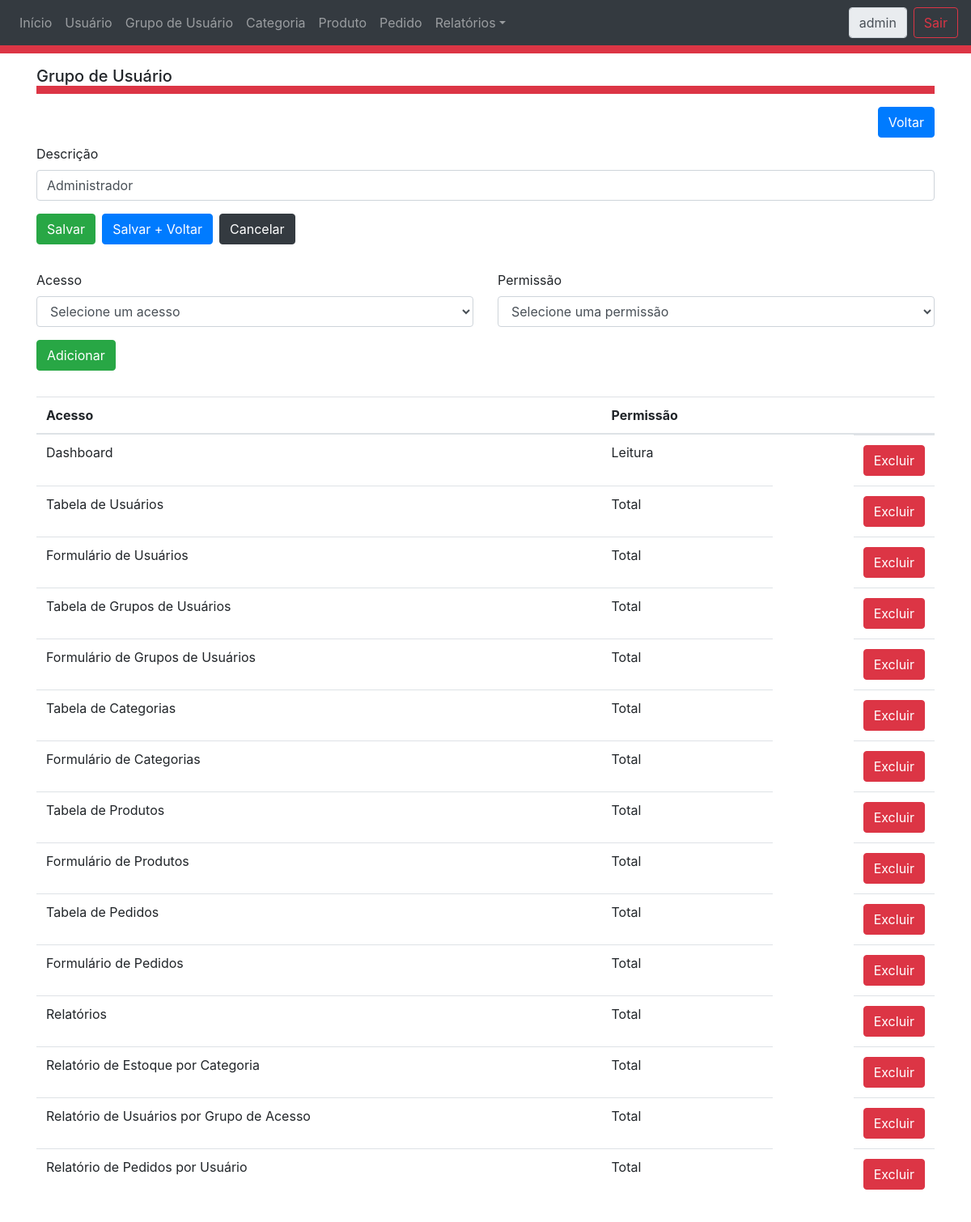
The page /GrupoFormulario.php?operacao=editar&idGrupo=1 (signed in) on the database its author committed.
### tables this page shows
CREATE TABLE IF NOT EXISTS `tbGrupo` (
`idGrupo` int(11) NOT NULL,
  `descricao` varchar(255) NOT NULL
);

CREATE TABLE IF NOT EXISTS `tbGrupoAcesso` (
`idGrupoAcesso` int(11) NOT NULL,
  `idGrupo` int(11) NOT NULL,
  `idAcesso` int(11) NOT NULL,
  `permissao` int(1) NOT NULL
);

CREATE TABLE IF NOT EXISTS `tbAcesso` (
`idAcesso` int(11) NOT NULL,
  `descricao` varchar(255) NOT NULL,
  `menu` varchar(255) NOT NULL,
  `arquivo` varchar(255) NOT NULL,
  `tipo` varchar(255) NOT NULL,
  `idAcessoPai` int(11) DEFAULT NULL
);

### class/AcessoDAO.php (called while the page is built, shortened)
<?php
	require_once 'Acesso.php';
	class AcessoDAO extends CrudDAO
	{
		public function buscarPorId($codigo){
			$acesso = new Acesso();
			try{
				$pdo = parent::conectar();
				$sql = "SELECT * FROM tbAcesso WHERE idAcesso = :idAcesso";
				$run = $pdo->prepare($sql);
	  			$run->bindValue(':idAcesso', $codigo, PDO::PARAM_INT);
				$run->execute();
				$resultado = $run->fetch();
				$acesso->setIdAcesso($resultado['idAcesso']);
				$acesso->setDescricao($resultado['descricao']);
				$acesso->setMenu($resultado['menu']);
				$acesso->setArquivo($resultado['arquivo']);
				$acesso->setTipo($resultado['tipo']);
				$acesso->setIdAcessoPai($resultado['idAcessoPai']);
			}catch(Exception $ex){
				echo $ex->getFile().' : '.$ex->getLine().' : '.$ex->getMessage();
			}finally {
				parent::desconectar();
			}
			return $acesso;
		}
		public function listarPorAcessoPai($codigo){
			$objetos = array();
			try{
				$pdo = parent::conectar();
				$sql = "SELECT * FROM tbAcesso WHERE  idAcessoPai = :codigo";
				$run = $pdo->prepare($sql);
				$run->bindValue(':codigo', $codigo);
				$run->execute();
				$resultado = $run->fetchAll();
				foreach ($resultado as $objeto){
					$acesso = new Acesso();
					$acesso->setIdAcesso($objeto['idAcesso']);
					$acesso->setDescricao($objeto['descricao']);
					$acesso->setMenu($objeto['menu']);
					$acesso->setArquivo($objeto['arquivo']);
					$acesso->setTipo($objeto['tipo']);
					$acesso->setIdAcessoPai($objeto['idAcessoPai']);
					array_push($objetos, $acesso);
				}
			}catch(Exception $ex){
				echo $ex->getFile().' : '.$ex->getLine().' : '.$ex->getMessage();
			}finally {
				parent::desconectar();
			}
			return $objetos;
		}
	}
?>

### class/GrupoDAO.php (called while the page is built, shortened)
<?php
require_once 'Grupo.php';
class GrupoDAO extends CrudDAO {
    public function buscarPorId($codigo) {
        $grupo = new Grupo();
        try {
            $pdo = parent::conectar();
            $sql = "SELECT * FROM tbGrupo WHERE idGrupo = :idGrupo";
            $run = $pdo->prepare($sql);
            $run->bindValue(':idGrupo', $codigo, PDO::PARAM_INT);
            $run->execute();
            $registro = $run->fetch();
            $grupo->setIdGrupo($registro['idGrupo']);
            $grupo->setDescricao($registro['descricao']);
        } catch (Exception $ex) {
            echo $ex->getFile() . ' : ' . $ex->getLine() . ' : ' . $ex->getMessage();
        } finally {
            parent::desconectar();
        }
        return $grupo;
    }
}
?>

### class/Grupo.php (called while the page is built, shortened)
<?php
	class Grupo
	{
		private  $idGrupo;
		private  $descricao;
        function getIdGrupo() {
            return $this->idGrupo;
        }
        function getDescricao() {
            return $this->descricao;
        }
        function setIdGrupo($idGrupo) {
            $this->idGrupo = intval($idGrupo);
        }
        function setDescricao($descricao) {
            $this->descricao = $descricao;
        }
	}
?>

### ControleAcesso.php (called while the page is built, shortened)
<?php
	require_once 'class/GrupoAcesso.php';
	$grupoAcessoUsuarioAtual = unserialize($_SESSION["GRUPOACESSO_USUARIO_ATUAL"]);
	$arquivoAtual = basename($_SERVER['PHP_SELF']);
	foreach ($grupoAcessoUsuarioAtual as $grupoAcesso){
		if($grupoAcesso->getAcesso()->getArquivo() == $arquivoAtual ){
			$permissao = $grupoAcesso->getPermissao();
		}
  	}
?>

### class/GrupoAcesso.php (called while the page is built, shortened)
<?php
    require_once 'Grupo.php';
    require_once 'Acesso.php';
	class GrupoAcesso
	{
		private  $idGrupoAcesso;
		private  $grupo;
        private  $acesso;
        private  $permissao;
        function __construct() {
            $grupo = new Grupo();
            $acesso = new Acesso();
        }
        function getIdGrupoAcesso() {
            return $this->idGrupoAcesso;
        }
        function setIdGrupoAcesso($idGrupoAcesso) {
            $this->idGrupoAcesso = intval($idGrupoAcesso);
        }
        function getGrupo() {
            return $this->grupo;
        }
        function setGrupo($objeto) {
            $this->grupo = $objeto;
        }
        function getAcesso() {
            return $this->acesso;
        }
        function setAcesso($objeto) {
            $this->acesso = $objeto;
        }
        function getPermissao() {
            return $this->permissao;
        }
        function getDescricaoPermissao() {
            $permissao = "";
            switch ($this->permissao) {
                case 1:
                    $permissao = "Leitura";
                    break;
                case 2:
                    $permissao = "Total";
                    break;
            }
            return $permissao;
        }
        function setPermissao($permissao) {
            $this->permissao = intval($permissao);
        }
	}
?>

### class/GrupoAcessoDAO.php (called while the page is built, shortened)
<?php
	require_once 'GrupoDAO.php';
	require_once 'AcessoDAO.php';
	require_once 'GrupoAcesso.php';
	class GrupoAcessoDAO extends CrudDAO
	{
		public function listarPorGrupo($idGrupo){
			$objetos = array();
			try{
				$pdo = parent::conectar();
				$sql = "SELECT * FROM tbGrupoAcesso WHERE idGrupo = :idGrupo ORDER BY idacesso";
				$run = $pdo->prepare($sql);
	  			$run->bindParam(':idGrupo', $idGrupo);
				$run->execute();
				$resultado = $run->fetchAll();
				$grupoDAO = new GrupoDAO();
				$acessoDAO = new AcessoDAO();
				foreach ($resultado as $registro){
					$grupoAcesso = new GrupoAcesso();
					$grupoAcesso->setIdGrupoAcesso($registro['idGrupoAcesso']);
					$grupo = $grupoDAO->buscarPorId($registro['idGrupo']);
					$grupoAcesso->setGrupo($grupo);
					$acesso = $acessoDAO->buscarPorId($registro['idAcesso']);
					$grupoAcesso->setAcesso($acesso);
					$grupoAcesso->setPermissao($registro['permissao']);
					array_push($objetos, $grupoAcesso);
				}
			}catch(Exception $ex){
				echo $ex->getFile().' : '.$ex->getLine().' : '.$ex->getMessage();
			}finally {
				parent::desconectar();
			}
			return $objetos;
		}
	}
?>

### class/Acesso.php (called while the page is built, shortened)
<?php
class Acesso
    {
        private  $descricao;
        function getDescricao() {
            return $this->descricao;
        }
        function setDescricao($descricao) {
            $this->descricao = $descricao;
        }
    }
?>

### GrupoFormulario.php (the view, shortened to what this page needs)
<?php
	require_once 'ControleAcesso.php';
	require_once 'class/GrupoDAO.php';
	require_once 'class/AcessoDAO.php';
	require_once 'class/GrupoAcessoDAO.php';
	$venda = new Grupo();
	$operacao = "visualizar";
	if(isset($_GET["operacao"])){
		$operacao = $_GET["operacao"];
	}
	if(isset($_GET["idGrupo"])){
		$idGrupo = $_GET["idGrupo"];
		$vendaDAO = new GrupoDAO();
		$venda = $vendaDAO->buscarPorId($idGrupo);
	}
?>
<html>
    <head>
		<link type="text/css" rel="stylesheet" href="css/bootstrap.css"/>
		<link type="text/css" rel="stylesheet" href="css/grupo.css"/>
    </head>
    <body>
		<div class="cabecalho">
			<?php
				include_once("Cabecalho.php");
			?>
		</div>
		<div class="container">
			<h5 class="cabecalho"> <?php echo $menu; ?> </h5>
			<div class="mb-2 clearfix">
				<p><a class="btn btn-primary float-right" href="GrupoTabela.php">Voltar</a></p>
			</div>
			<form id="formGrupo" action="GrupoControlador.php?operacao=salvar" method="post">
				<fieldset <?php if($operacao=="visualizar"){echo 'disabled';}?> >
					<div class="row form-group">
						<div class="col-md-12">
							<label for="descricao">Descrição</label>
							<input class="form-control campo" name="descricao" id="descricao" type="text" value="<?php echo $venda->getDescricao() ?>" >
						</div>
					</div>
					<?php
						if($operacao=="visualizar"){
							echo "<div class='row form-group ocultar'>";
						}else{
							echo "<div class='row form-group'>";
						}
					?>
						<div class="col-md-11">
						<?php
							if($permissao == 2){
								echo "<button class='btn btn-success' type='submit' name='salvar' id='salvar' value='salvar'>Salvar</button>";
								echo "<button class='btn btn-primary mx-2' type='submit' name='salvarVoltar' id='salvarVoltar' value='salvarVoltar'>Salvar + Voltar</button>";
								echo "<button class='btn btn-dark' type='reset' id='cancelar'>Cancelar</button>";
							}
						?>
						</div>
					</div>
				</fieldset>
			</form >
				<form id="formGrupoAcesso" action="GrupoAcessoControlador.php?operacao=salvar" method="post">
					<fieldset <?php if($operacao=="visualizar"){echo 'disabled';} ?> >
						<div class="row form-group">
							<div class="col-md-6">
								<label for="idAcesso">Acesso</label>
								<select id="idAcesso" name="idAcesso" class="form-control" required>
									<?php
										echo "<option value='' disabled selected>Selecione um acesso</option>";
									?>
								</select>
							</div>
							<div class="col-md-6">
								<label for="permissao">Permissão</label>
								<select id="permissao" name="permissao" class="form-control" required>		<option value='' disabled selected>Selecione uma permissão</option>
								</select>
							</div>
						</div>
						<?php
							if($operacao=="visualizar"){
								echo "<div class='row form-group ocultar'>";
							}else{
								echo "<div class='row form-group'>";
							}
						?>
							<div class="col-md-12">
								<button class="btn btn-success" type="submit" id="adicionar">Adicionar</button>
							</div>
						</div>
					</fieldset>
				</form >
				<div class="row form-group">
					<div class="col-md-12">
						<table class="table">
							<thead>
								<tr>
									<th>Acesso</th>
									<th>Permissão</th>
									<th></th>
								</tr>
							</thead>
							<tbody>
								<?php
									if($venda->getIdGrupo()!=0){
										$grupoAcessoDAO = new GrupoAcessoDAO();
										$lista = $grupoAcessoDAO->listarPorGrupo($venda->getIdGrupo());
										foreach($lista as $grupoAcesso){
											echo"<tr>";
											echo"<td>{$grupoAcesso->getAcesso()->getDescricao()}</td>";
											echo"<td>{$grupoAcesso->getDescricaoPermissao()} </td>";
											if($operacao=="visualizar"){
												echo"<td></td>";
											}else{
												echo"<td class='float-right'> <a class='btn btn-danger' href='GrupoAcessoControlador.php?operacao=excluir&idGrupoAcesso={$grupoAcesso->getIdGrupoAcesso()}&idGrupo={$grupoAcesso->getGrupo()->getIdGrupo()}'>Excluir</a></td>";
											}
											echo"</tr>";
										}
									}
								?>
							</tbody>
						</table>
					</div>
				</div>
		</div>
    </body>
</html>

### css/grupo.css (style rules this page uses)
.cabecalho { border-bottom: 10px solid #dc3545; }
.container { padding-top: 1rem; }

### rows shown on the page
tbgrupo: descricao "Administrador"
tbgrupoacesso: idAcesso.descricao "Dashboard", permissao "Leitura"
tbgrupoacesso: idAcesso.descricao "Tabela de Usuários", permissao "Total"
tbgrupoacesso: idAcesso.descricao "Formulário de Usuários", permissao "Total"
tbgrupoacesso: idAcesso.descricao "Tabela de Grupos de Usuários", permissao "Total"
tbgrupoacesso: idAcesso.descricao "Formulário de Grupos de Usuários", permissao "Total"
tbgrupoacesso: idAcesso.descricao "Tabela de Categorias", permissao "Total"
tbgrupoacesso: idAcesso.descricao "Formulário de Categorias", permissao "Total"
tbgrupoacesso: idAcesso.descricao "Tabela de Produtos", permissao "Total"
tbgrupoacesso: idAcesso.descricao "Formulário de Produtos", permissao "Total"
tbgrupoacesso: idAcesso.descricao "Tabela de Pedidos", permissao "Total"
tbgrupoacesso: idAcesso.descricao "Formulário de Pedidos", permissao "Total"
tbgrupoacesso: idAcesso.descricao "Relatórios", permissao "Total"
tbgrupoacesso: idAcesso.descricao "Relatório de Estoque por Categoria", permissao "Total"
tbgrupoacesso: idAcesso.descricao "Relatório de Usuários por Grupo de Acesso", permissao "Total"
tbgrupoacesso: idAcesso.descricao "Relatório de Pedidos por Usuário", permissao "Total"

### other values the page prints
$grupoAcesso->getAcesso()->getMenu() "Início"
$grupoAcesso->getAcesso()->getMenu() "Usuário"
$grupoAcesso->getAcesso()->getMenu() "Grupo de Usuário"
$grupoAcesso->getAcesso()->getMenu() "Categoria"
$grupoAcesso->getAcesso()->getMenu() "Produto"
$grupoAcesso->getAcesso()->getMenu() "Pedido"
$grupoAcesso->getAcesso()->getMenu() "Relatórios"
$usuarioAtual->getLogin() "admin"
$menu "Grupo de Usuário"
